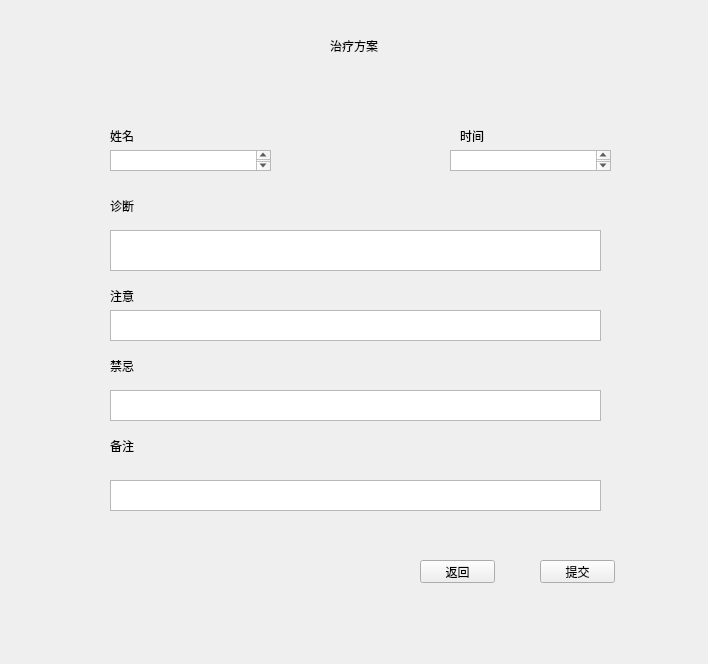
<?xml version="1.0" encoding="UTF-8"?>
<ui version="4.0">
 <class>Form</class>
 <widget class="QWidget" name="Form">
  <property name="geometry">
   <rect>
    <x>0</x>
    <y>0</y>
    <width>708</width>
    <height>664</height>
   </rect>
  </property>
  <property name="windowTitle">
   <string>Form</string>
  </property>
  <widget class="QLabel" name="label">
   <property name="geometry">
    <rect>
     <x>330</x>
     <y>40</y>
     <width>54</width>
     <height>12</height>
    </rect>
   </property>
   <property name="text">
    <string>治疗方案</string>
   </property>
  </widget>
  <widget class="QLabel" name="label_2">
   <property name="geometry">
    <rect>
     <x>110</x>
     <y>130</y>
     <width>54</width>
     <height>12</height>
    </rect>
   </property>
   <property name="text">
    <string>姓名</string>
   </property>
  </widget>
  <widget class="QLabel" name="label_3">
   <property name="geometry">
    <rect>
     <x>460</x>
     <y>130</y>
     <width>54</width>
     <height>12</height>
    </rect>
   </property>
   <property name="text">
    <string>时间</string>
   </property>
  </widget>
  <widget class="QLabel" name="label_4">
   <property name="geometry">
    <rect>
     <x>110</x>
     <y>200</y>
     <width>54</width>
     <height>12</height>
    </rect>
   </property>
   <property name="text">
    <string>诊断</string>
   </property>
  </widget>
  <widget class="QLabel" name="label_5">
   <property name="geometry">
    <rect>
     <x>110</x>
     <y>290</y>
     <width>54</width>
     <height>12</height>
    </rect>
   </property>
   <property name="text">
    <string>注意</string>
   </property>
  </widget>
  <widget class="QLabel" name="label_6">
   <property name="geometry">
    <rect>
     <x>110</x>
     <y>360</y>
     <width>54</width>
     <height>12</height>
    </rect>
   </property>
   <property name="text">
    <string>禁忌</string>
   </property>
  </widget>
  <widget class="QLabel" name="label_7">
   <property name="geometry">
    <rect>
     <x>110</x>
     <y>440</y>
     <width>54</width>
     <height>12</height>
    </rect>
   </property>
   <property name="text">
    <string>备注</string>
   </property>
  </widget>
  <widget class="QPushButton" name="pushButton">
   <property name="geometry">
    <rect>
     <x>540</x>
     <y>560</y>
     <width>75</width>
     <height>23</height>
    </rect>
   </property>
   <property name="text">
    <string>提交</string>
   </property>
  </widget>
  <widget class="QPushButton" name="pushButton_2">
   <property name="geometry">
    <rect>
     <x>420</x>
     <y>560</y>
     <width>75</width>
     <height>23</height>
    </rect>
   </property>
   <property name="text">
    <string>返回</string>
   </property>
  </widget>
  <widget class="QTextEdit" name="textEdit">
   <property name="geometry">
    <rect>
     <x>110</x>
     <y>150</y>
     <width>161</width>
     <height>21</height>
    </rect>
   </property>
  </widget>
  <widget class="QTextEdit" name="textEdit_2">
   <property name="geometry">
    <rect>
     <x>450</x>
     <y>150</y>
     <width>161</width>
     <height>21</height>
    </rect>
   </property>
  </widget>
  <widget class="QTextEdit" name="textEdit_3">
   <property name="geometry">
    <rect>
     <x>110</x>
     <y>230</y>
     <width>491</width>
     <height>41</height>
    </rect>
   </property>
  </widget>
  <widget class="QTextEdit" name="textEdit_4">
   <property name="geometry">
    <rect>
     <x>110</x>
     <y>310</y>
     <width>491</width>
     <height>31</height>
    </rect>
   </property>
  </widget>
  <widget class="QTextEdit" name="textEdit_5">
   <property name="geometry">
    <rect>
     <x>110</x>
     <y>390</y>
     <width>491</width>
     <height>31</height>
    </rect>
   </property>
  </widget>
  <widget class="QTextEdit" name="textEdit_6">
   <property name="geometry">
    <rect>
     <x>110</x>
     <y>480</y>
     <width>491</width>
     <height>31</height>
    </rect>
   </property>
  </widget>
 </widget>
 <resources/>
 <connections/>
</ui>
